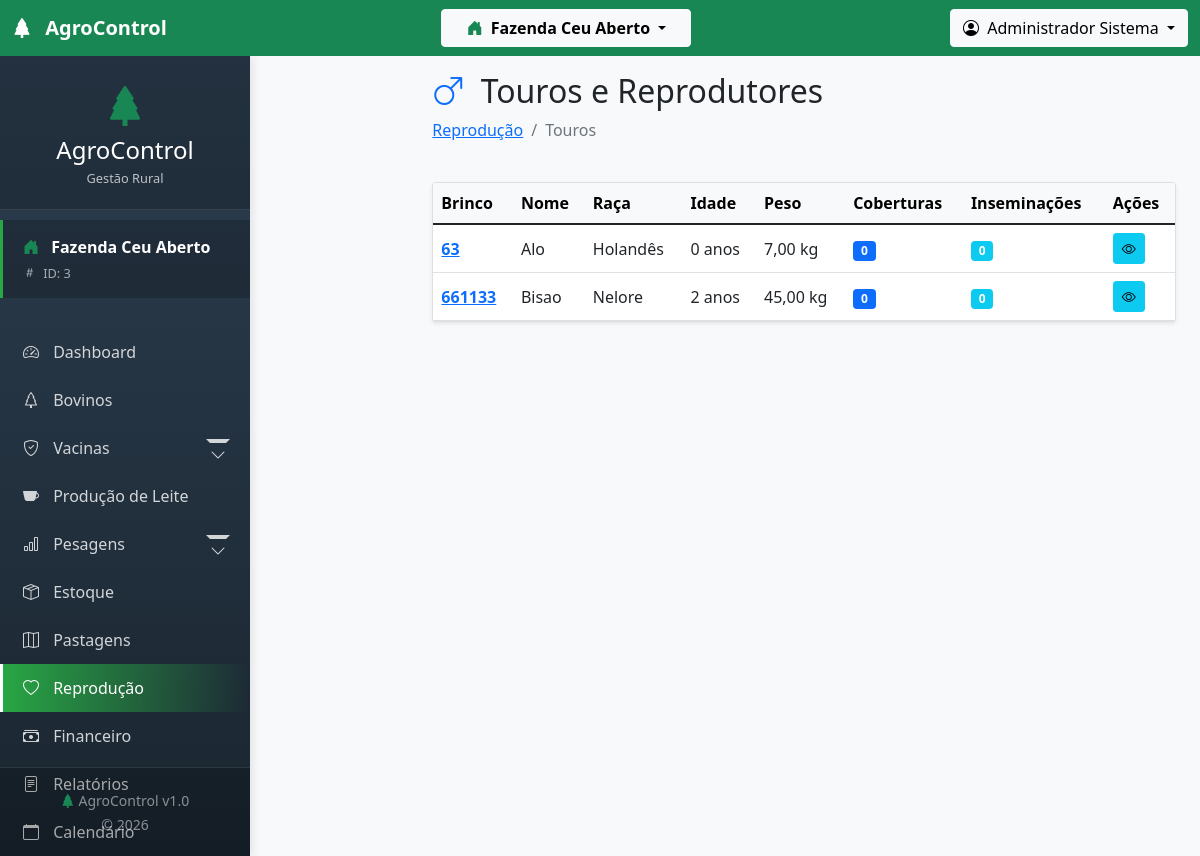
Screenshot of /modules/reproducao/touros.php (signed in) with the database file from the repository.
### tables this page shows
CREATE TABLE `bovinos` (
  `id` int(11) NOT NULL AUTO_INCREMENT,
  `id_fazenda` int(11) NOT NULL,
  `id_usuario_cadastro` int(11) DEFAULT NULL,
  `id_raca` int(11) DEFAULT NULL,
  `id_situacao` int(11) DEFAULT NULL,
  `id_piquete_atual` int(11) DEFAULT NULL,
  `id_pai` int(11) DEFAULT NULL,
  `id_mae` int(11) DEFAULT NULL,
  `brinco` varchar(50) NOT NULL,
  `brinco_eletronico` varchar(50) DEFAULT NULL,
  `brinco_pai` varchar(50) DEFAULT NULL,
  `brinco_mae` varchar(50) DEFAULT NULL,
  `nome` varchar(100) DEFAULT NULL,
  `registro_abcrh` varchar(50) DEFAULT NULL,
  `registro_anc` varchar(50) DEFAULT NULL,
  `data_nascimento` date DEFAULT NULL,
  `sexo` enum('M','F') NOT NULL,
  `peso_nascimento` decimal(7,2) DEFAULT NULL,
  `peso_atual` decimal(7,2) DEFAULT NULL,
  `condicao_corporal` decimal(3,2) DEFAULT NULL,
  `cor_pelagem` varchar(50) DEFAULT NULL,
  `origem` enum('nascido','comprado','doacao','troca') DEFAULT 'nascido',
  `data_entrada` date NOT NULL,
  `valor_compra` decimal(10,2) DEFAULT NULL,
  `comprado_de` varchar(255) DEFAULT NULL,
  `nome_pai` varchar(100) DEFAULT NULL,
  `raca_pai` varchar(100) DEFAULT NULL,
  `nome_mae` varchar(100) DEFAULT NULL,
  `raca_mae` varchar(100) DEFAULT NULL,
  `data_saida` date DEFAULT NULL,
  `motivo_saida` varchar(100) DEFAULT NULL,
  `valor_venda` decimal(10,2) DEFAULT NULL,
  `observacoes` text DEFAULT NULL,
  `ativo` tinyint(1) DEFAULT 1,
  `data_cadastro` timestamp NULL DEFAULT current_timestamp(),
  `data_atualizacao` timestamp NULL DEFAULT NULL ON UPDATE current_timestamp(),
  PRIMARY KEY (`id`),
  UNIQUE KEY `unique_brinco_fazenda` (`id_fazenda`,`brinco`),
  KEY `id_raca` (`id_raca`),
  KEY `id_pai` (`id_pai`),
  KEY `id_mae` (`id_mae`),
  KEY `idx_bovinos_fazenda` (`id_fazenda`),
  KEY `idx_bovinos_situacao` (`id_situacao`),
  KEY `idx_bovinos_piquete` (`id_piquete_atual`),
  KEY `id_usuario_cadastro` (`id_usuario_cadastro`),
  CONSTRAINT `bovinos_ibfk_1` FOREIGN KEY (`id_fazenda`) REFERENCES `fazendas` (`id`) ON DELETE CASCADE,
  CONSTRAINT `bovinos_ibfk_2` FOREIGN KEY (`id_raca`) REFERENCES `racas` (`id`),
  CONSTRAINT `bovinos_ibfk_3` FOREIGN KEY (`id_situacao`) REFERENCES `situacoes` (`id`),
  CONSTRAINT `bovinos_ibfk_4` FOREIGN KEY (`id_piquete_atual`) REFERENCES `piquetes` (`id`),
  CONSTRAINT `bovinos_ibfk_5` FOREIGN KEY (`id_pai`) REFERENCES `bovinos` (`id`),
  CONSTRAINT `bovinos_ibfk_6` FOREIGN KEY (`id_mae`) REFERENCES `bovinos` (`id`),
  CONSTRAINT `bovinos_ibfk_7` FOREIGN KEY (`id_usuario_cadastro`) REFERENCES `usuarios` (`id`)
);

CREATE TABLE `racas` (
  `id` int(11) NOT NULL AUTO_INCREMENT,
  `id_fazenda` int(11) NOT NULL,
  `nome_raca` varchar(100) NOT NULL,
  `tipo` enum('corte','leite','misto','trabalho') NOT NULL,
  `origem` varchar(100) DEFAULT NULL,
  `porte` enum('pequeno','medio','grande') DEFAULT 'medio',
  `peso_medio_adulto` decimal(7,2) DEFAULT NULL,
  `descricao` text DEFAULT NULL,
  `data_cadastro` timestamp NULL DEFAULT current_timestamp(),
  PRIMARY KEY (`id`),
  UNIQUE KEY `unique_raca_fazenda` (`id_fazenda`,`nome_raca`),
  CONSTRAINT `racas_ibfk_1` FOREIGN KEY (`id_fazenda`) REFERENCES `fazendas` (`id`) ON DELETE CASCADE
);

### config/tenant.php (called while the page is built, shortened)
<?php
require_once __DIR__ . '/database.php';
class TenantManager {
    public static function getActiveFarmId() {
        return $_SESSION['fazenda_ativa_id'] ?? null;
    }
    public static function addTenantFilter($tableAlias = '') {
        $farmId = self::getActiveFarmId();
        return " id_fazenda = $farmId ";
    }
}
function getActiveFarmId() {
    return TenantManager::getActiveFarmId();
}
?>

### config/database.php (called while the page is built, shortened)
<?php
$conn = new mysqli(DB_HOST, DB_USER, DB_PASSWORD, DB_NAME);
$conn->set_charset("utf8");
function executeQuery($sql) {
    global $conn;
    $result = $conn->query($sql);
    return $result;
}
?>

### modules/reproducao/touros.php (the view, shortened to what this page needs)
<?php
require_once '../../config/database.php';
require_once '../../config/tenant.php';
$sql = "SELECT b.*,
               (SELECT COUNT(*) FROM reproducao WHERE id_bovino_macho = b.id) as total_coberturas,
               (SELECT COUNT(*) FROM reproducao WHERE id_bovino_macho = b.id AND tipo_evento = 'inseminacao') as total_inseminacoes
        FROM bovinos b
        WHERE " . TenantManager::addTenantFilter() . "
        AND b.sexo = 'M' AND b.ativo = 1
        ORDER BY b.brinco";
$touros = executeQuery($sql);
include '../../includes/header.php';
include '../../includes/sidebar.php';
?>
<main class="col-lg-10 ms-auto px-4 py-3">
    <div class="d-flex justify-content-between align-items-center mb-4">
        <div>
            <h1 class="h2">
                <i class="bi bi-gender-male me-2 text-primary"></i>
                Touros e Reprodutores
            </h1>
            <nav aria-label="breadcrumb">
                <ol class="breadcrumb">
                    <li class="breadcrumb-item"><a href="index.php">Reprodução</a></li>
                    <li class="breadcrumb-item active">Touros</li>
                </ol>
            </nav>
        </div>
    </div>
    <div class="card shadow-sm">
        <div class="card-body p-0">
            <?php if ($touros && $touros->num_rows > 0): ?>
            <div class="table-responsive">
                <table class="table table-hover align-middle mb-0">
                    <thead class="table-light">
                        <tr>
                            <th>Brinco</th>
                            <th>Nome</th>
                            <th>Raça</th>
                            <th>Idade</th>
                            <th>Peso</th>
                            <th>Coberturas</th>
                            <th>Inseminações</th>
                            <th>Ações</th>
                        </tr>
                    </thead>
                    <tbody>
                        <?php while ($touro = $touros->fetch_assoc()):
                            $idade = '';
                            if ($touro['data_nascimento']) {
                                $nasc = new DateTime($touro['data_nascimento']);
                                $hoje = new DateTime();
                                $idade = $nasc->diff($hoje)->y . ' anos';
                            }
                        ?>
                        <tr>
                            <td>
                                <a href="../bovinos/visualizar.php?id=<?php echo $touro['id']; ?>">
                                    <strong><?php echo $touro['brinco']; ?></strong>
                                </a>
                            </td>
                            <td><?php echo $touro['nome'] ?: '-'; ?></td>
                            <td><?php
                                $sqlRaca = "SELECT nome_raca FROM racas WHERE id = " . $touro['id_raca'];
                                $resRaca = executeQuery($sqlRaca);
                                echo $resRaca->fetch_assoc()['nome_raca'] ?? '-';
                            ?></td>
                            <td><?php echo $idade; ?></td>
                            <td><?php echo $touro['peso_atual'] ? number_format($touro['peso_atual'], 2, ',', '.') . ' kg' : '-'; ?></td>
                            <td><span class="badge bg-primary"><?php echo $touro['total_coberturas']; ?></span></td>
                            <td><span class="badge bg-info"><?php echo $touro['total_inseminacoes']; ?></span></td>
                            <td>
                                <a href="../bovinos/visualizar.php?id=<?php echo $touro['id']; ?>"
                                   class="btn btn-sm btn-info">
                                    <i class="bi bi-eye"></i>
                                </a>
                            </td>
                        </tr>
                        <?php endwhile; ?>
                    </tbody>
                </table>
            </div>
            <?php endif; ?>
        </div>
    </div>
</main>
<?php include '../../includes/footer.php'; ?>

### assets/css/style.css (style rules this page uses)
:root { --primary-color: #28a745; --secondary-color: #6c757d; --success-color: #28a745; --danger-color: #dc3545; --warning-color: #ffc107; --info-color: #17a2b8; }
body { font-family: 'Segoe UI', Tahoma, Geneva, Verdana, sans-serif; background-color: #f8f9fa; }

### includes/header.php (style rules this page uses)
body { margin: 0; padding: 0; font-family: 'Segoe UI', Tahoma, Geneva, Verdana, sans-serif; }

### includes/sidebar.php (style rules this page uses)
html, body { height: 100%; margin: 0; overflow-x: hidden; }

### rows the page displays
bovinos: brinco "63", nome "Alo", id_raca.nome_raca "Holandês", data_nascimento "0 anos", peso_atual "7,00", total_coberturas "0", total_inseminacoes "0"
bovinos: brinco "661133", nome "Bisao", id_raca.nome_raca "Nelore", data_nascimento "2 anos", peso_atual "45,00", total_coberturas "0", total_inseminacoes "0"

### other values shown
$activeFarmName "Fazenda Ceu Aberto"
$_SESSION['usuario_nome'] "Administrador Sistema"
TenantManager::getActiveFarmName() "Fazenda Ceu Aberto"
$farmId "3"
